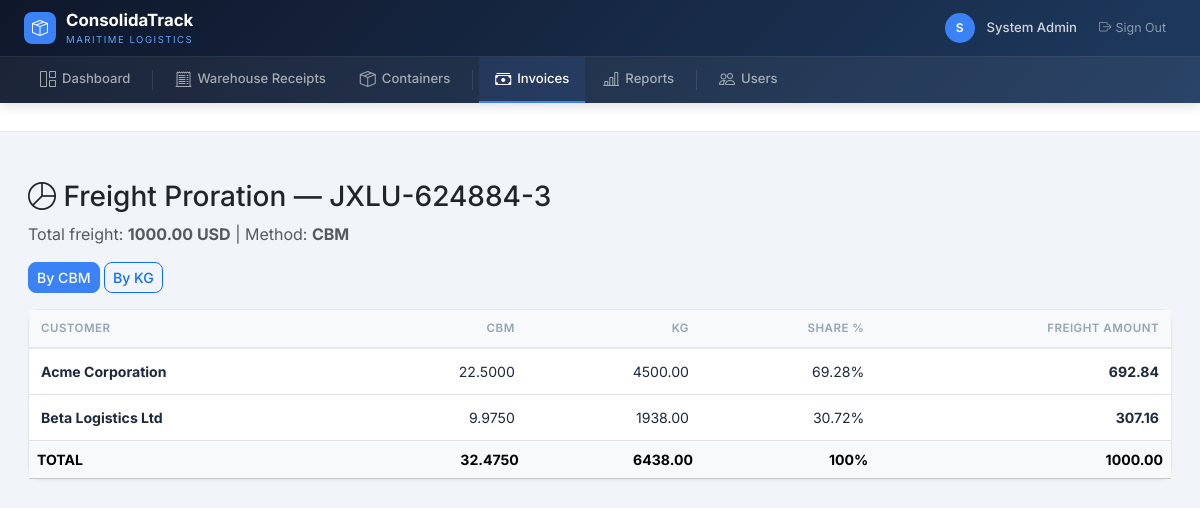
The app's page /finance/proration/1 (signed in) with its own data.
### app/models.py (models this page shows, shortened)
class User(UserMixin, db.Model):
    __tablename__ = "users"
    id = db.Column(db.Integer, primary_key=True)
    email = db.Column(db.String(200), unique=True, nullable=False)
    password_hash = db.Column(db.String(256), nullable=False)
    full_name = db.Column(db.String(200), nullable=False)
    is_active = db.Column(db.Boolean, default=True)
    created_at = db.Column(db.DateTime, default=_utcnow)
    roles = db.relationship("Role", secondary=user_roles, backref="users")
    def has_role(self, role_name: str) -> bool:
        return any(r.name == role_name for r in self.roles)

class Container(db.Model):
    __tablename__ = "containers"
    id = db.Column(db.Integer, primary_key=True)
    warehouse_id = db.Column(db.Integer, db.ForeignKey("warehouses.id"), nullable=False)
    container_number = db.Column(db.String(20))  # may be TBD at PLANNED stage
    container_type = db.Column(db.String(10))     # 20, 40, 40HQ
    booking_number = db.Column(db.String(50))
    carrier = db.Column(db.String(100))           # shipping line / naviera
    forwarder = db.Column(db.String(100))
    pol = db.Column(db.String(100))               # Port of Loading
    pod = db.Column(db.String(100))               # Port of Discharge
    etd = db.Column(db.Date)                      # Estimated Time of Departure
    eta = db.Column(db.Date)                      # Estimated Time of Arrival
    status = db.Column(db.Enum(ContainerStatus), nullable=False, default=ContainerStatus.PLANNED)
    notes = db.Column(db.Text)
    created_at = db.Column(db.DateTime, default=_utcnow)
    updated_at = db.Column(db.DateTime, default=_utcnow, onupdate=_utcnow)
    load_lines = db.relationship("ContainerLoadLine", backref="container", lazy="dynamic",
                                  cascade="all, delete-orphan")
    events = db.relationship("ContainerEvent", backref="container", lazy="dynamic",
                              order_by="ContainerEvent.event_time")
    tracking_points = db.relationship("ContainerTrackingPoint", backref="container",
                                       lazy="dynamic", order_by="ContainerTrackingPoint.timestamp")
    freight_invoices = db.relationship("FreightInvoice", backref="container", lazy="dynamic")
    photos = db.relationship("ContainerPhoto", backref="container", lazy="dynamic",
                              cascade="all, delete-orphan", order_by="ContainerPhoto.uploaded_at.desc()")
    checklist = db.relationship("ContainerCheckItem", backref="container", lazy="dynamic",
                                 cascade="all, delete-orphan", order_by="ContainerCheckItem.sort_order")
    __table_args__ = (
        db.Index("ix_container_status", "status"),
        db.Index("ix_container_warehouse", "warehouse_id"),
    )
    @property
    def total_cbm(self):
        result = (
            db.session.query(db.func.coalesce(db.func.sum(ContainerLoadLine.cbm_loaded), 0))
            .filter(ContainerLoadLine.container_id == self.id)
            .scalar()
        )
        return Decimal(str(result))
    @property
    def total_kg(self):
        result = (
            db.session.query(db.func.coalesce(db.func.sum(ContainerLoadLine.kg_loaded), 0))
            .filter(ContainerLoadLine.container_id == self.id)
            .scalar()
        )
        return Decimal(str(result))
    VALID_TRANSITIONS = {
        ContainerStatus.PLANNED: [ContainerStatus.LOADING],
        ContainerStatus.LOADING: [ContainerStatus.CLOSED],
        ContainerStatus.CLOSED: [ContainerStatus.SHIPPED],
        ContainerStatus.SHIPPED: [ContainerStatus.ARRIVED],
        ContainerStatus.ARRIVED: [ContainerStatus.UNLOADED],
    }

class Customer(db.Model):
    __tablename__ = "customers"
    id = db.Column(db.Integer, primary_key=True)
    name = db.Column(db.String(200), nullable=False)
    code = db.Column(db.String(20), unique=True, nullable=False)
    email = db.Column(db.String(200))
    phone = db.Column(db.String(50))
    address = db.Column(db.Text)
    is_active = db.Column(db.Boolean, default=True)
    created_at = db.Column(db.DateTime, default=_utcnow)
    warehouse_receipts = db.relationship("WarehouseReceipt", backref="customer", lazy="dynamic")

### app/blueprints/finance/__init__.py (the view)
@finance_bp.route("/proration/<int:container_id>")
@login_required
def proration(container_id):
    container = db.session.get(Container, container_id)
    if not container:
        flash("Container not found.", "warning")
        return redirect(url_for("finance.invoice_list"))
    method = request.args.get("method", "CBM").upper()
    total_freight = sum(
        Decimal(str(inv.amount)) for inv in container.freight_invoices
        if inv.status != InvoiceStatus.CANCELLED
    )
    lines = (
        db.session.query(
            ContainerLoadLine.wr_id,
            ContainerLoadLine.cbm_loaded,
            ContainerLoadLine.kg_loaded,
        )
        .filter(ContainerLoadLine.container_id == container_id)
        .all()
    )
    from app.models import WarehouseReceipt
    customer_data = {}
    for line in lines:
        wr = db.session.get(WarehouseReceipt, line.wr_id)
        cid = wr.customer_id
        if cid not in customer_data:
            customer_data[cid] = {"cbm": Decimal("0"), "kg": Decimal("0"), "customer": wr.customer}
        customer_data[cid]["cbm"] += Decimal(str(line.cbm_loaded))
        customer_data[cid]["kg"] += Decimal(str(line.kg_loaded))
    total_cbm = container.total_cbm
    total_kg = container.total_kg
    prorations = []
    for cid, data in customer_data.items():
        if method == "KG":
            pct = (data["kg"] / total_kg * 100) if total_kg > 0 else Decimal("0")
        else:
            pct = (data["cbm"] / total_cbm * 100) if total_cbm > 0 else Decimal("0")
        amt = (total_freight * pct / 100).quantize(Decimal("0.01"))
        prorations.append({
            "customer": data["customer"],
            "cbm": data["cbm"],
            "kg": data["kg"],
            "percentage": pct.quantize(Decimal("0.01")),
            "amount": amt,
        })
    return render_template(
        "finance/proration.html",
        container=container,
        prorations=prorations,
        total_freight=total_freight,
        method=method,
    )

### app/templates/finance/proration.html (shortened to what this page needs)
{% extends "base.html" %}
{% block content %}
<h3><i class="bi bi-pie-chart"></i> Freight Proration — {{ container.container_number or 'TBD' }}</h3>
<p class="text-muted">Total freight: <strong>{{ "%.2f"|format(total_freight) }} USD</strong> | Method: <strong>{{ method }}</strong></p>
<div class="mb-3">
  <a href="{{ url_for('finance.proration', container_id=container.id, method='CBM') }}" class="btn btn-sm {% if method == 'CBM' %}btn-primary{% else %}btn-outline-primary{% endif %}">By CBM</a>
  <a href="{{ url_for('finance.proration', container_id=container.id, method='KG') }}" class="btn btn-sm {% if method == 'KG' %}btn-primary{% else %}btn-outline-primary{% endif %}">By KG</a>
</div>
<div class="card"><div class="card-body p-0">
  <table class="table table-hover mb-0">
    <thead class="table-light">
      <tr><th>Customer</th><th class="text-end">CBM</th><th class="text-end">KG</th><th class="text-end">Share %</th><th class="text-end">Freight Amount</th></tr>
    </thead>
    <tbody>
      {% for p in prorations %}
      <tr>
        <td><strong>{{ p.customer.name }}</strong></td>
        <td class="text-end">{{ "%.4f"|format(p.cbm) }}</td>
        <td class="text-end">{{ "%.2f"|format(p.kg) }}</td>
        <td class="text-end">{{ "%.2f"|format(p.percentage) }}%</td>
        <td class="text-end fw-bold">{{ "%.2f"|format(p.amount) }}</td>
      </tr>
      {% endfor %}
    </tbody>
    <tfoot class="table-light">
      <tr>
        <th>TOTAL</th>
        <th class="text-end">{{ "%.4f"|format(container.total_cbm) }}</th>
        <th class="text-end">{{ "%.2f"|format(container.total_kg) }}</th>
        <th class="text-end">100%</th>
        <th class="text-end">{{ "%.2f"|format(total_freight) }}</th>
      </tr>
    </tfoot>
  </table>
</div></div>
{% endblock %}

### app/templates/base.html (shortened to what this page needs)
<!DOCTYPE html>
<html lang="en">
<head>
  <link href="https://cdn.jsdelivr.net/npm/bootstrap@5.3.3/dist/css/bootstrap.min.css" rel="stylesheet">
  <link href="https://cdn.jsdelivr.net/npm/bootstrap-icons@1.11.3/font/bootstrap-icons.min.css" rel="stylesheet">
</head>
<body>
  {% if current_user.is_authenticated %}
  <nav class="main-navbar">
    <div class="navbar-top">
      <div style="display:flex;align-items:center;gap:16px">
        <a href="{{ url_for('dashboard') }}" class="navbar-brand-area">
          <div class="logo-icon"><i class="bi bi-box-seam"></i></div>
          <div>
            <div class="brand-name">ConsolidaTrack</div>
            <div class="brand-sub">Maritime Logistics</div>
          </div>
        </a>
      </div>
      <div class="navbar-user">
        <div class="user-avatar">{{ current_user.full_name[0] }}</div>
        <span class="user-name">{{ current_user.full_name }}</span>
        <a href="{{ url_for('auth.logout') }}" class="btn-logout"><i class="bi bi-box-arrow-right me-1"></i>Sign Out</a>
      </div>
    </div>
    <div class="nav-links-bar" id="navLinks">
      <a href="{{ url_for('dashboard') }}" class="nav-link-item {% if request.endpoint == 'dashboard' %}active{% endif %}">
        <i class="bi bi-grid-1x2"></i> Dashboard
      </a>
      <a href="{{ url_for('wr.wr_list') }}" class="nav-link-item {% if request.blueprint == 'wr' %}active{% endif %}">
        <i class="bi bi-receipt-cutoff"></i> Warehouse Receipts
      </a>
      <a href="{{ url_for('containers.container_list') }}" class="nav-link-item {% if request.blueprint == 'containers' %}active{% endif %}">
        <i class="bi bi-box-seam"></i> Containers
      </a>
      <a href="{{ url_for('finance.invoice_list') }}" class="nav-link-item {% if request.blueprint == 'finance' %}active{% endif %}">
        <i class="bi bi-cash-stack"></i> Invoices
      </a>
      <a href="{{ url_for('reports.report_index') }}" class="nav-link-item {% if request.blueprint == 'reports' %}active{% endif %}">
        <i class="bi bi-bar-chart-line"></i> Reports
      </a>
      {% if current_user.has_role('admin') %}
      <a href="{{ url_for('auth.user_list') }}" class="nav-link-item {% if request.blueprint == 'auth' and request.endpoint != 'auth.login' %}active{% endif %}">
        <i class="bi bi-people"></i> Users
      </a>
      {% endif %}
    </div>
  </nav>
  <div class="page-header">
  </div>
  <div class="content-area pb-0">
  </div>
  <div class="content-area">{% block content %}{% endblock %}</div>
  {% else %}
  <div style="min-height:100vh;background:linear-gradient(135deg,#0f172a,#1e3a5f);display:flex;align-items:center;justify-content:center">
    {% block content_unauth %}{% endblock %}
  </div>
  {% endif %}
</body>
</html>

### app/templates/base.html (style rules this page uses)
:root { --accent:#3b82f6;--accent-hover:#2563eb;--success:#10b981;--warning:#f59e0b;--danger:#ef4444;--surface:#fff;--border:#e2e8f0;--text-1:#1e293b;--text-2:#64748b;--text-3:#94a3b8 }
* { font-family:'Inter',-apple-system,BlinkMacSystemFont,sans-serif }
body { background:#f1f5f9;margin:0;min-height:100vh;padding-top:0 }
.main-navbar { background:linear-gradient(135deg,#0f172a,#1e3a5f);padding:0;position:sticky;top:0;z-index:1050;box-shadow:0 2px 12px rgba(0,0,0,.15) }
.navbar-top { display:flex;align-items:center;justify-content:space-between;padding:0 24px;height:56px }
.navbar-brand-area { display:flex;align-items:center;gap:10px;text-decoration:none;color:#fff }
.navbar-brand-area .logo-icon { width:32px;height:32px;background:var(--accent);border-radius:8px;display:flex;align-items:center;justify-content:center;font-size:16px;flex-shrink:0 }
.navbar-brand-area .brand-name { font-weight:700;font-size:1.05rem;color:#fff }
.navbar-brand-area .brand-sub { font-size:.6rem;color:#60a5fa;text-transform:uppercase;letter-spacing:1.5px }
.navbar-user { display:flex;align-items:center;gap:12px }
.navbar-user .user-avatar { width:30px;height:30px;border-radius:50%;background:var(--accent);display:flex;align-items:center;justify-content:center;font-size:.75rem;font-weight:600;color:#fff }
.navbar-user .user-name { color:rgba(255,255,255,.8);font-size:.82rem;font-weight:500 }
.navbar-user .btn-logout { color:rgba(255,255,255,.5);font-size:.78rem;text-decoration:none;padding:4px 10px;border-radius:6px;transition:all .2s }
.nav-links-bar { background:rgba(255,255,255,.05);border-top:1px solid rgba(255,255,255,.06);padding:0 24px;display:flex;align-items:center;gap:2px;overflow-x:auto }
.nav-link-item { display:flex;align-items:center;gap:6px;padding:10px 16px;color:rgba(255,255,255,.6);text-decoration:none;font-size:.82rem;font-weight:500;border-bottom:2px solid transparent;transition:all .2s;white-space:nowrap }
.nav-link-item.active { color:#fff;border-bottom-color:var(--accent);background:rgba(59,130,246,.1) }
.nav-link-item i { font-size:1rem }
.page-header { background:var(--surface);border-bottom:1px solid var(--border);padding:14px 28px;display:flex;align-items:center;justify-content:space-between }
.content-area { padding:24px 28px }
.card { background:var(--surface);border:1px solid var(--border);border-radius:12px;box-shadow:0 1px 3px rgba(0,0,0,.04) }
.table { font-size:.88rem }
.table thead th { font-size:.72rem;text-transform:uppercase;letter-spacing:.5px;color:var(--text-3);font-weight:600;border-bottom:2px solid var(--border);padding:10px 12px }
.table tbody td { padding:12px;vertical-align:middle;color:var(--text-1) }
.btn { font-weight:500;font-size:.88rem;border-radius:8px }
.btn-primary { background:var(--accent);border-color:var(--accent) }

### records on screen
User: full_name "S", full_name "System Admin"
Container: container_number "JXLU-624884-3"
Customer: customer.name "Acme Corporation"
Customer: customer.name "Beta Logistics Ltd"

### other values on screen
{{ "%.2f"|format(total_freight) }} "1000.00"
{{ method }} "CBM"
{{ "%.4f"|format(p.cbm) }} "22.5000" "9.9750"
{{ "%.2f"|format(p.kg) }} "4500.00" "1938.00"
{{ "%.2f"|format(p.percentage) }} "69.28" "30.72"
{{ "%.2f"|format(p.amount) }} "692.84" "307.16"
{{ "%.4f"|format(container.total_cbm) }} "32.4750"
{{ "%.2f"|format(container.total_kg) }} "6438.00"
